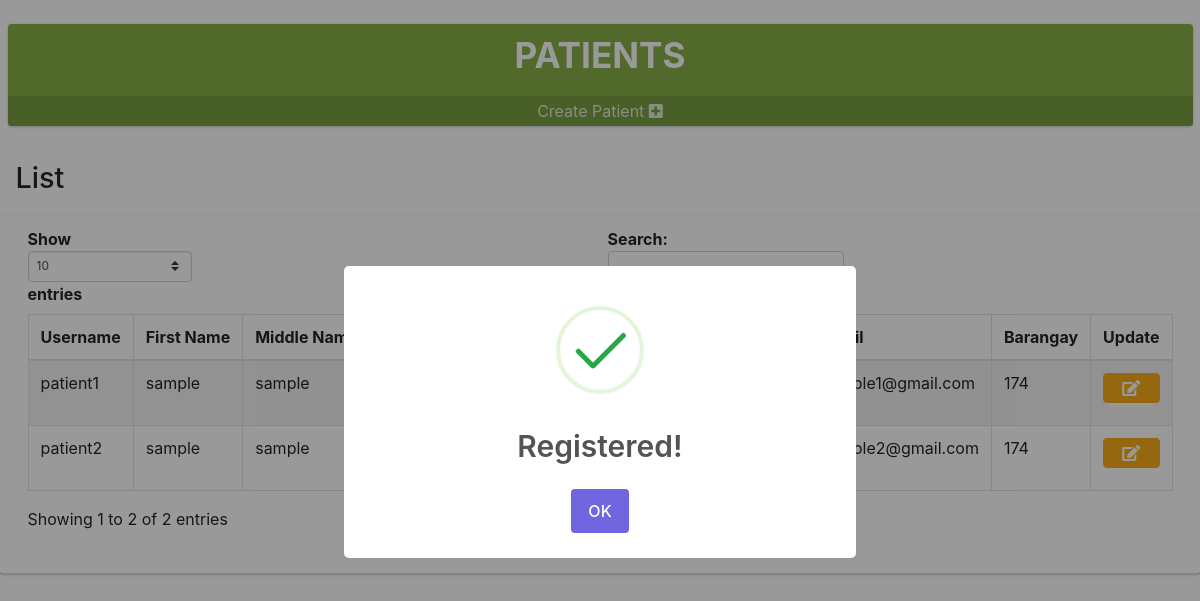
Page /admin/insertPatient.php (signed in) on the committed database.
### tables this page shows
CREATE TABLE `patient` (
  `patient_id` int(11) NOT NULL,
  `username` varchar(255) NOT NULL,
  `password` varchar(255) NOT NULL,
  `first_name` varchar(255) NOT NULL,
  `middle_name` varchar(255) DEFAULT NULL,
  `last_name` varchar(255) NOT NULL,
  `suffix` varchar(255) NOT NULL,
  `birthdate` date NOT NULL,
  `contact_number` varchar(255) NOT NULL,
  `email` varchar(255) NOT NULL,
  `barangay` varchar(255) NOT NULL,
  `status` varchar(100) NOT NULL DEFAULT 'ACTIVE',
  `city` varchar(255) DEFAULT NULL,
  `house_address` varchar(255) DEFAULT NULL,
  `zip` varchar(255) DEFAULT NULL,
  `gender` varchar(255) DEFAULT NULL
);

### loginverification.php (called while the page is built, shortened)
<?php
function logged_in(){
  if(isset($_SESSION['user_id']) && !empty($_SESSION['user_id'])){
    return true;
  }else {
    return false;
  }
}
?>

### admin/patient.php (the view, shortened to what this page needs)
<?php
include '../connectMySQL.php';
include '../loginverification.php';
if (logged_in()) {
?>
<!DOCTYPE html>
<html lang="en">
  <link rel="stylesheet" href="../plugins/fontawesome-free/css/all.min.css">
  <link rel="stylesheet" href="../plugins/icheck-bootstrap/icheck-bootstrap.min.css">
  <link rel="stylesheet" href="../dist/css/adminlte.min.css?v=3.2.0">
  <link rel="stylesheet" href="../designs.css">
<form method="post">
<div class="col-lg-12 col-12">
    <div class="small-box badge-info">
        <div class="inner"><center>
            <h3>PATIENTS</h3></center>
        </div>
        <a href="#top" class="small-box-footer create_account">
                Create Patient <i class="fas fa-plus-square"></i>
         </a>
    </div>
</div>
<div class="content-header">
    <div class="container-fluid">
        <div class="row mb-1">
            <div class="col-sm-12">
                <h1 class="m-0" id="concernInfo">List </h1>
            </div>
        </div>
    </div>
</div>
<div class="content">
    <div class="card">
        <div class="card-header border-1">
            <div class="d-flex flex-row justify-content-end">
                <?php
                $query = "SELECT * FROM patient";
                $result = $conn->query($query);
                echo "<div id='successz' class = 'col-lg-12'>
                <table class='table table-bordered table-striped dataTable dtr-inline ' id='table'>
                <thead><tr>
                <th nowrap>Username</th>
                <th nowrap>First Name</th>
                <th nowrap>Middle Name</th>
                <th nowrap>Last Name</th>
                <th nowrap>Suffix</th>
                <th nowrap>Birthdate</th>
                <th nowrap>Contact Number</th>
                <th nowrap>Email</th>
                <th nowrap>Barangay</th>
                <th nowrap>Update</th>
                </tr></thead><tbody>";
                while ($row = $result->fetch_assoc()) {
                    echo "<tr role='row'>";
                    echo "<td>" . $row['username'] . "</td>";
                    echo "<td>" . $row['first_name'] . "</td>";
                    echo "<td>" . $row['middle_name'] . "</td>";
                    echo "<td>" . $row['last_name'] . "</td>";
                    echo "<td>" . $row['suffix'] . "</td>";
                    echo "<td>" . $row['birthdate'] . "</td>";
                    echo "<td>" . $row['contact_number'] . "</td>";
                    echo "<td>" . $row['email'] . "</td>";
                    echo "<td>" . $row['barangay'] . "</td>";
                    echo ' <td><a name="view" value="Update" id="' . $row["patient_id"] . '" class="btn btn-success btn-block update_account" style="color:white;"><i class="fas fa-edit" style="color:white;"></i></a></td>';
                }
                ?>
</form>
<?php
} else {
    header('location:../index.php');
}
?>
</body>
</html>

### designs.css (style rules this page uses)
.btn-success { color: #fff; background-color: #F7AD19; border-color: #F7AD19; box-shadow:0 10px 6px -6px #fff; }
.badge-info { color: #fff; background-color: #86B049; }

### admin/patient.php (style rules this page uses)
.badge-info { color: #fff; background-color: #86B049; }

### rows in the picture
patient: username "patient1", first_name "sample", middle_name "sample", email "sample1@gmail.com", barangay "174"
patient: username "patient2", first_name "sample", middle_name "sample", email "sample2@gmail.com", barangay "174"
